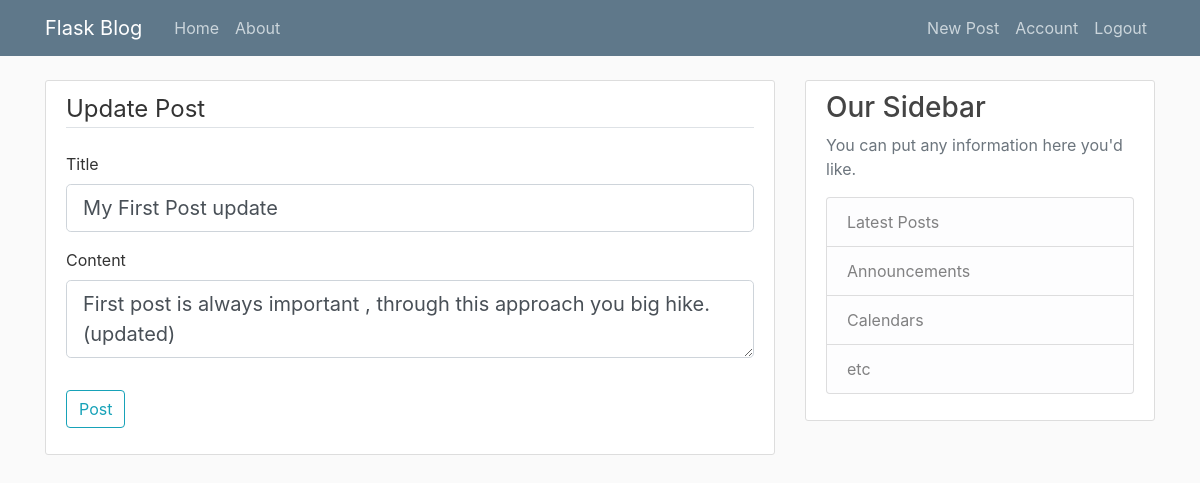
Screenshot of /post/1/update (signed in) with the database file from the repository.
### flaskblog/models.py (models this page shows, shortened)
class Post(db.Model):
    id = db.Column(db.Integer, primary_key = True)
    title = db.Column(db.String(100),nullable = False)
    date_posted = db.Column(db.DateTime ,nullable = False, default= datetime.utcnow)
    content = db.Column(db.Text,nullable = False)
    user_id = db.Column(db.Integer, db.ForeignKey('user.id'), nullable=False)

### flaskblog/routes.py (the view)
@app.route("/post/<int:post_id>/update",  methods=['POST','GET'])
@login_required
def update_post(post_id):
    post = Post.query.get_or_404(post_id)
    if post.author != current_user:
        abort(403)
    form = PostForm()
    if form.validate_on_submit():
        post.title = form.title.data
        post.content = form.content.data
        db.session.commit()
        flash("Your Post has been Updated")
        return redirect(url_for('post',post_id=post.id))
    elif request.method == 'GET':
        form.title.data = post.title
        form.content.data = post.content
    return render_template('create_post.html',title="Update Post", form=form, legend='Update Post')

### flaskblog/forms.py
class PostForm(FlaskForm):
    title = StringField("Title",validators=[DataRequired()])
    content = TextAreaField("Content",validators=[DataRequired()])
    submit = SubmitField('Post')

### flaskblog/models.py (called while the page is built)
@login_manager.user_loader
def load_user(user_id):
    return User.query.get(int(user_id))

### flaskblog/templates/create_post.html (shortened to what this page needs)
{% extends 'layout.html' %}
{% block content %}
<div class="content-section">
    <form method="POST" action="">
          <fieldset class="form-group">
            <legend class="border-bottom mb-4">{{ legend    }}</legend>
            <div class="form-group">
                {{ form.title.label(class='form-control-label') }}
                {% if form.title.errors %}
                    {{  form.title(class='form-control form-control-lg is-invalid') }}
                    <div class="invalid-feedback">
                        {% for error in form.title.errors %}
                            <span>{{ error }}</span>
                        {% endfor %}
                    </div>
                {%  else %}
                     {{ form.title(class='form-control form-control-lg') }}
                {% endif %}
            </div>
            <div class="form-group">
                {{ form.content.label(class='form-control-label') }}
                {% if form.content.errors %}
                    {{  form.content(class='form-control form-control-lg is-invalid') }}
                    <div class="invalid-feedback">
                        {% for error in form.content.errors %}
                            <span>{{ error }}</span>
                        {% endfor %}
                    </div>
                {%  else %}
                     {{ form.content(class='form-control form-control-lg') }}
                {% endif %}
            </div>
          </fieldset>
          <div class="form-group">
            {{ form.submit(class='btn btn-outline-info') }}
          </div>
    </form>
</div>
{% endblock content %}

### flaskblog/static/main.css (style rules this page uses)
body { background: #fafafa; color: #333333; margin-top: 5rem; }
.content-section { background: #ffffff; padding: 10px 20px; border: 1px solid #dddddd; border-radius: 3px; margin-bottom: 20px; }

### rows the page displays
Post: title "My First Post update", content "First post is always important , through this approach you big hike.(updated)"

### other values shown
{{ legend }} "Update Post"
